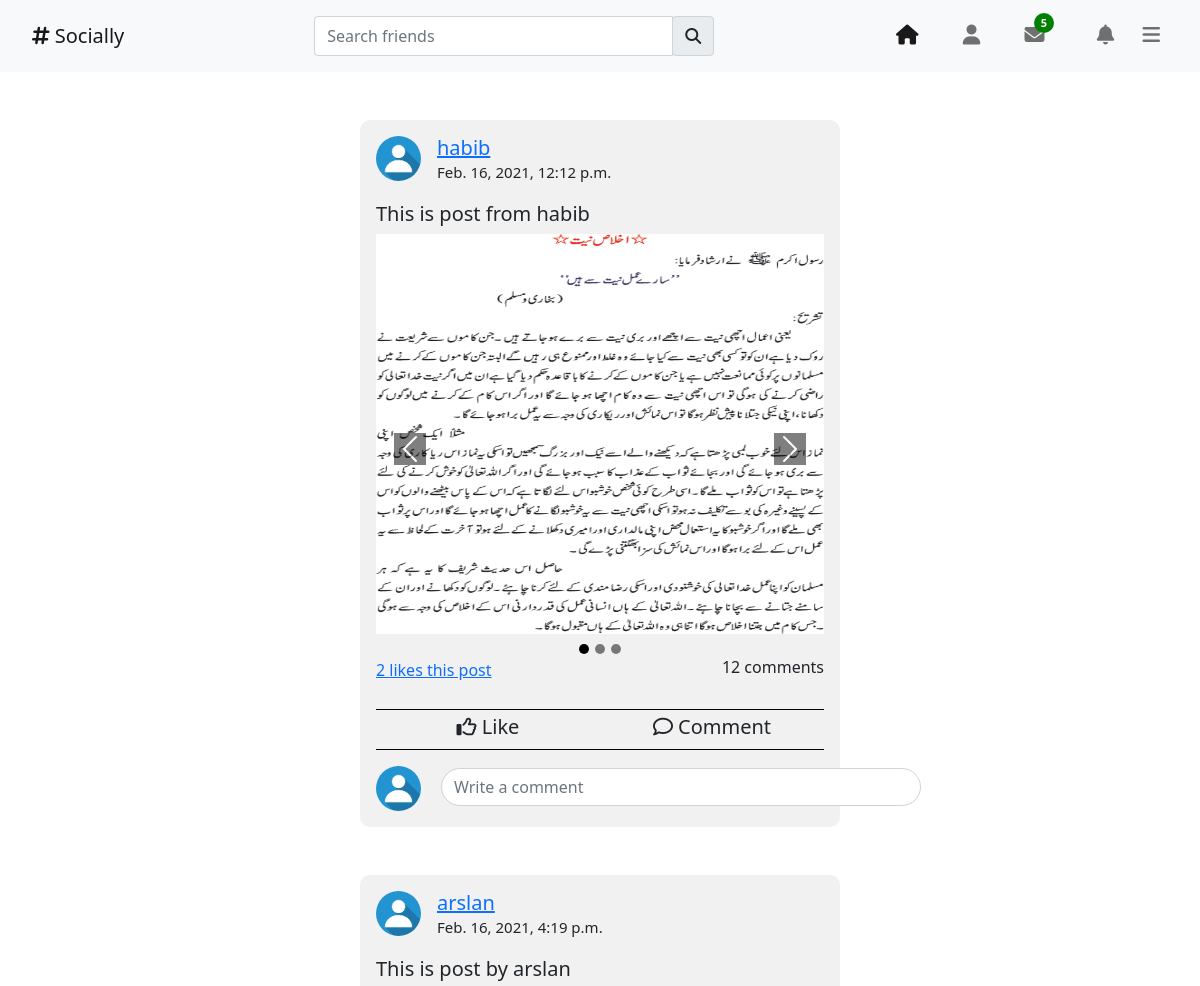
/ (signed in, upper part), run on an earlier commit of the app's database.
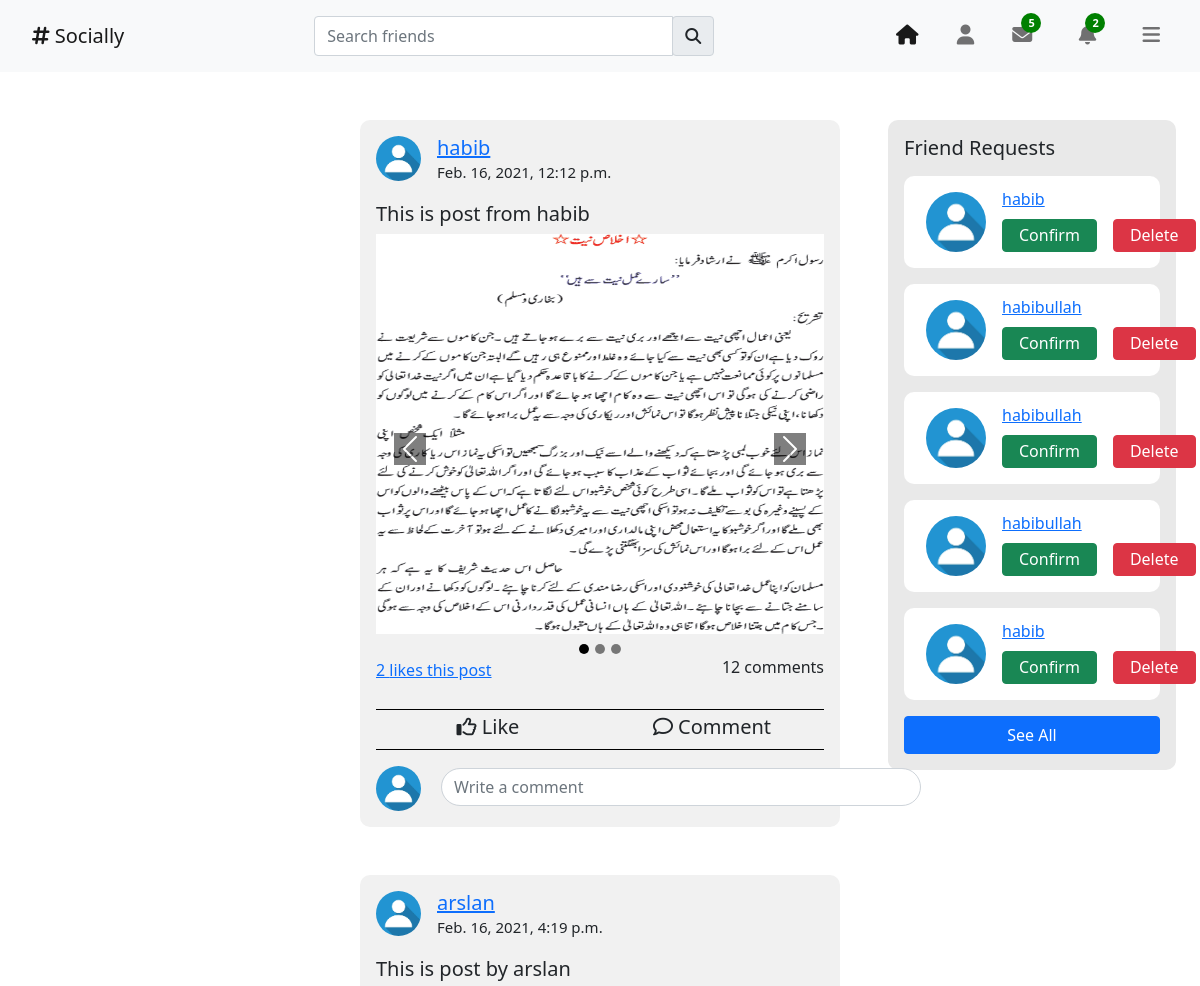
And on a later commit of the database.
### posts/models.py (models this page shows, shortened)
class Post(models.Model):
    user = models.ForeignKey(User, on_delete=models.CASCADE)
    title = models.CharField(max_length=500, verbose_name="Post title")
    sub_title = models.CharField(max_length=500, null=True, blank=True, verbose_name="Subtitle")
    content = models.TextField(null=True, blank=True)
    like_num = models.IntegerField(default=0, verbose_name="Number of likes")
    comment_num = models.IntegerField(default=0, verbose_name="Number of comments")
    add_time = models.DateTimeField(auto_now=True, verbose_name="Post add time")

class PostImage(models.Model):
    post = models.ForeignKey(Post, on_delete=models.CASCADE, related_name="post_image")
    image = models.ImageField(upload_to='post_images/')

### accounts/models.py (models this page shows, shortened)
class User(AbstractUser):
    slug = models.SlugField(unique=True, null=True)
    gender = models.CharField(max_length=50, null=True, choices=[
        ('Male', 'Male'),
        ('Female', 'Female'),
        ('Other', 'Other')
    ])
    about = models.TextField(null=True, blank=True, verbose_name="About")

### profiles/models.py (models this page shows, shortened)
class UserProfile(models.Model):
    user = models.OneToOneField(User, on_delete=models.CASCADE, related_name='user_profile')
    headline = models.TextField(null=True, blank=True)
    profile_image = models.ImageField(upload_to='profile/', default='profile/default_profile.jpg')
    cover_image = models.ImageField(upload_to='cover/', default='cover/default_cover.jpg')
    date_of_birth = models.DateField(null=True, blank=True)
    phone = models.CharField(max_length=15, null=True, blank=True)
    city = models.CharField(max_length=50, null=True, blank=True)
    country = models.CharField(max_length=50, null=True, blank=True)

### friends/models.py (models this page shows)
class Friend(models.Model):
    user = models.ForeignKey(User, on_delete=models.CASCADE, related_name="user")
    friend = models.ForeignKey(User, on_delete=models.CASCADE, related_name="friend")
    status = models.CharField(max_length=50, default="requested")
    request_time = models.DateTimeField(auto_now=True, verbose_name="Requested time")

### home/views.py (the view)
# urls.py: path('',views.PostListView.as_view(),name="home")
class PostListView(ListView):
    model = Post
    template_name = 'home/index.html'
    queryset = Post.objects.all().prefetch_related('post_comment', 'post_image', 'post_like')
    context_object_name = 'posts'
    paginate_by = 5
    def get_context_data(self, **kwargs):
        context = super(PostListView, self).get_context_data(**kwargs)
        friends = Friend.objects.filter(
            user=self.request.user, status="requested"
        ).select_related(
            'user', 'friend'
        )
        context['friends'] = friends[:5]
        context['requested_count'] = friends.count()
        notifications = Notification.objects.filter(
            receiver=self.request.user,
            seen=False
        ).count()
        context['unseen_notifications'] = notifications
        return context

### templates/home/index.html (shortened to what the changed rows need)
{% extends 'base/bootstrap_template.html' %}
{% load static %}
{% load mathfilters %}
{% load posts_tags %}
{% block css_section %}
    <link rel="stylesheet" href="{% static 'home/css/style.css' %}">
    <link rel="stylesheet" href="{% static 'home/css/navbar_css.css' %}">
    <link rel="stylesheet" href="{% static 'base/base_style.css' %}">
{% endblock %}
{% block main_body %}
    <div class="application">
        {% include 'home/navbar.html' %}
        <div class="main-section">
            <div class="center infinite-container">
                {% for post in posts %}
                    <div class="post infinite-item">
                        <div class="post-info">
                            <div class="user-image">
                                <img src="{{ post.user.user_profile.profile_image.url }}" alt="image">
                            </div>
                            <div class="info ">
                                <div class="username">
                                    <a href="{% url 'profile:user_profile' post.user.slug %}">
                                        <h5>{{ post.user.username }}</h5></a>
                                </div>
                                <div class="date-time">
                                    <h5>{{ post.add_time }}</h5>
                                </div>
                            </div>
                        </div>
                        <div class="post-title">
                            <h5>{{ post.title }}</h5>
                        </div>
                        <div class="post-content">
                            <div class="post-image">
                                {% if post.post_image %}
                                    {% if post.post_image.count == 1 %}
                                        <img class="d-block w-100 post-image"
                                             src="{{ post.post_image.first.image.url }}"
                                             alt="image">
                                    {% else %}
                                        <div id="myCarousel" class="carousel slide" data-ride="carousel">
                                            <div class="carousel-inner">
                                                {% for img in post.post_image.all %}
                                                    {% if forloop.counter == 1 %}
                                                        <div class="carousel-item active">
                                                            <img class="d-block w-100 post-image"
                                                                 src="{{ img.image.url }}"
                                                                 alt="image">
                                                        </div>
                                                    {% else %}
                                                        <div class="carousel-item ">
                                                            <img class="d-block w-100 post-image"
                                                                 src="{{ img.image.url }}"
                                                                 alt="image">
                                                        </div>
                                                    {% endif %}
                                                {% endfor %}
                                            </div>
                                            <a class="carousel-control-prev " href="#myCarousel"
                                               role="button" data-slide="prev">
                                                <span class="carousel-control-prev-icon carousel-movers"
                                                      aria-hidden="true"></span>
                                            </a>
                                            <a class="carousel-control-next" href="#myCarousel"
                                               role="button" data-slide="next">
                                                <span class="carousel-control-next-icon carousel-movers"
                                                      aria-hidden="true"></span>
                                            </a>
                                            <ol class="carousel-indicators">
                                                {% for img in post.post_image.all %}
                                                    {% if forloop.counter == 1 %}
                                                        <li data-target="#myCarousel" data-slide-to="1"
                                                            class="active"></li>
                                                    {% else %}
                                                        <li data-target="#myCarousel"
                                                            data-slide-to={{ forloop.counter }}></li>
                                                    {% endif %}
                                                {% endfor %}
                                            </ol>
                                        </div>
                                    {% endif %}
                                {% endif %}
                            </div>
                        </div>
                        <div class="post-stats">
                            <div class="stats-display">
                                <a href="" class="like-number-display" id="like-number-{{ post.id }}"
                                   data-toggle="modal"
                                   data-target="#likesModel">{{ post.like_num }} likes this post</a>
                                <h5 class="display-comments" id="comment-{{ post.id }}"
                                    data-url="{% url 'posts:more_comments' %}">{{ post.comment_num }} comments</h5>
                            </div>
                            <div class="stats-option">
                                <div class="like-option">
                                    <h5 id="like-{{ post.id }}" class="like-buttons"><i class="far fa-thumbs-up"></i>
                                        <span>Like</span>
                                    </h5>
                                </div>
                                <div class="comment-option">
                                    <h5 class="display-comments"><i class="far fa-comment"></i> <span>Comment</span>
                                    </h5>
                                </div>
                            </div>
                        </div>
                        <div class="post-comments">
                            <div class="post-new-comment">
                                <div class="user-image">
                                    <img src="{{ user.user_profile.profile_image.url }}" alt="image">
                                </div>
                                <form method="post" data-url="{% url 'posts:post_new_comment' %}" class="comment-form"
                                      id="{{ post.id }}">
                                    <div class="input-field comment-input-field">
                                        <div class="input-group">
                                            <input type="text" name="comment" class="form-control new-comment-input"
                                                   placeholder="Write a comment">
                                        </div>
                                    </div>
                                </form>
                            </div>
                        </div>
                    </div>
                {% endfor %}
            </div>
            <div class="right">
                {% if friends %}
                    <div class="friend-requests">
                        <h5>Friend Requests</h5>
                        <div class="friend-request-wrapper" id="friendRequestWrapper">
                            {% for friend in friends %}
                                <div class="friend-request">
                                    <div class="user-section">
                                        <div class="friend-user-image">
                                            <img src="{{ friend.friend.user_profile.profile_image.url }}"
                                                 alt="user image">
                                        </div>
                                    </div>
                                    <div class="request-controls">
                                        <div class="username-wrapper">
                                            <div class="username">
                                                <a href="">{{ friend.friend.username }}</a>
                                            </div>
                                        </div>
                                        <div class="control">
                                            <div class="request-control">
                                                <button type="button" id="confirm-{{ friend.friend.username }}"
                                                        class="btn btn-success confirm-request">Confirm
                                                </button>
                                            </div>
                                            <div class="request-control delete-request-button ">
                                                <button type="button" class="btn btn-danger delete-request"
                                                        id="delete-{{ friend.friend.username }}">Delete
                                                </button>
                                            </div>
                                        </div>
                                    </div>
                                </div>
                            {% endfor %}
                        </div>
                        {% if requested_count > 3 %}
                            <div class="more-requests-wrapper">
                                <a href="" class="btn btn-primary" id="more-requests-button">See All</a>
                            </div>
                        {% endif %}
                    </div>
                {% endif %}
            </div>
        </div>
    </div>
{% endblock %}

What changed in the data, as far as the page shows it:
added Friend: friend.user_profile.profile_image (placeholder picture), friend.username "habib"
added Friend: friend.user_profile.profile_image (placeholder picture), friend.username "habibullah"
added Friend: friend.user_profile.profile_image (placeholder picture), friend.username "habibullah"
added Friend: friend.user_profile.profile_image (placeholder picture), friend.username "habibullah"
added Friend: friend.user_profile.profile_image (placeholder picture), friend.username "habib"
Also different on the page:
{{ unseen_notifications }}: (not shown) → "2"
text now shown: "Friend Requests See All"
